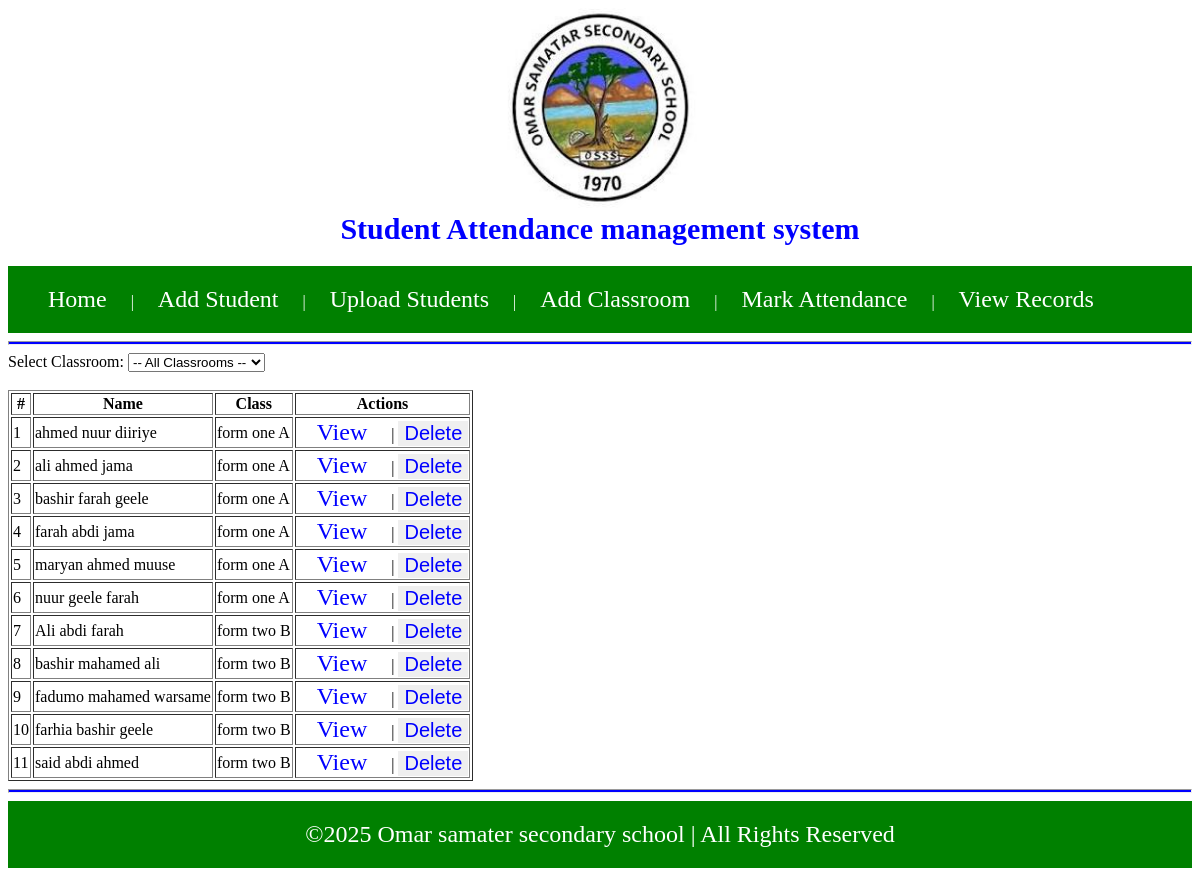
The page / on the database its author committed.
### app.py (models this page shows)
class Student(db.Model):
    id = db.Column(db.Integer, primary_key=True)
    name = db.Column(db.String(100), nullable=False)
    classroom_id = db.Column(db.Integer, db.ForeignKey('classroom.id'), nullable=False)
    attendances = db.relationship('Attendance', backref='student', lazy=True)

class Classroom(db.Model):
    id = db.Column(db.Integer, primary_key=True)
    name = db.Column(db.String(100), nullable=False)
    students = db.relationship('Student', backref='classroom', lazy=True)

### app.py (the view)
@app.route('/')
def index():
    classrooms = Classroom.query.all()
    classroom_id = request.args.get('classroom_id')
    if classroom_id:
        students = Student.query.filter_by(classroom_id=classroom_id).all()
    else:
        students = Student.query.all()
    return render_template('index.html', students=students, classrooms=classrooms, selected_classroom_id=classroom_id)

### app.py (called while the page is built)
@app.before_request
def create_tables():
    db.create_all()

### templates/index.html (shortened to what this page needs)
{% extends 'base.html' %}
{% block content %}
<form method="GET">
    <label>Select Classroom:</label>
    <select name="classroom_id" onchange="this.form.submit()">
        <option value="">-- All Classrooms --</option>
    </select>
</form>
<br>
<table border="1">
    <tr><th>#</th><th>Name</th><th>Class</th><th>Actions</th></tr>
    {% for s in students %}
    <tr>
        <td>{{ loop.index }}</td>
        <td>{{ s.name }}</td>
        <td>{{ s.classroom.name }}</td>
        <td>
            <a class="act" href="{{ url_for('student_records', student_id=s.id) }}">View</a> |
            <form method="POST" action="{{ url_for('delete_student', student_id=s.id) }}" style="display:inline;" onsubmit="return confirm('Delete this student?');">
                <button type="submit">Delete</button>
            </form>
        </td>
    </tr>
    {% else %}
    <tr><td colspan="4">No students found.</td></tr>
    {% endfor %}
</table>
{% endblock %}

### templates/base.html (shortened to what this page needs)
<!DOCTYPE html>
<html>
<head>
    <link rel="stylesheet" href="/static/style.css">
</head>
<body>
    <center>
        <img src="{{ url_for('static', filename='logo.jpg') }}" alt="PSU Logo" width="200" height="200">
        <h1 style="color: blue; font-size: 30px;">Student Attendance management system</h1>
    </center>
    <nav>
        <a href="/">Home</a> |
        <a href="/add">Add Student</a> |
        <a href="/upload_students">Upload Students</a> |
        <a href="/add_classroom">Add Classroom</a> |
        <a href="/attendance">Mark Attendance</a> |
        <a href="/records">View Records</a>
    </nav>
    <hr style="background-color: blue; height: 2px;">
    {% block content %}{% endblock %}
    <footer>
      <hr style="background-color: blue; height: 2px;">
     <center>
       <p style="background-color: green; color: white; font-size: 24px;  padding: 20px; margin-top: 0;">&copy;<span id="year"></span> Omar samater secondary school | All Rights Reserved</p>
     </center>
    </footer>
</body>
</html>

### static/style.css (style rules this page uses)
nav { background-color: green; padding: 20px; color: white; }
a { text-decoration: none; color: white; font-size: 1.5rem; padding: 20px; }
h1 { margin-top: 0px; }
.act { color: blue; }
button { color: blue; border: none; font-size: 20px; }

### rows shown on the page
Student: name "ahmed nuur diiriye", classroom.name "form one A"
Student: name "ali ahmed jama", classroom.name "form one A"
Student: name "bashir farah geele", classroom.name "form one A"
Student: name "farah abdi jama", classroom.name "form one A"
Student: name "maryan ahmed muuse", classroom.name "form one A"
Student: name "nuur geele farah", classroom.name "form one A"
Student: name "Ali abdi farah", classroom.name "form two B"
Student: name "bashir mahamed ali", classroom.name "form two B"
Student: name "fadumo mahamed warsame", classroom.name "form two B"
Student: name "farhia bashir geele", classroom.name "form two B"
Student: name "said abdi ahmed", classroom.name "form two B"
